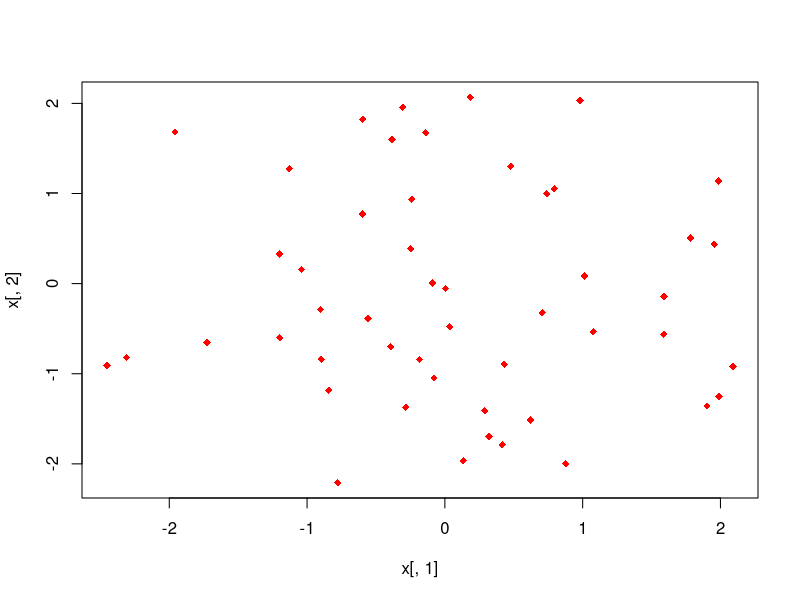
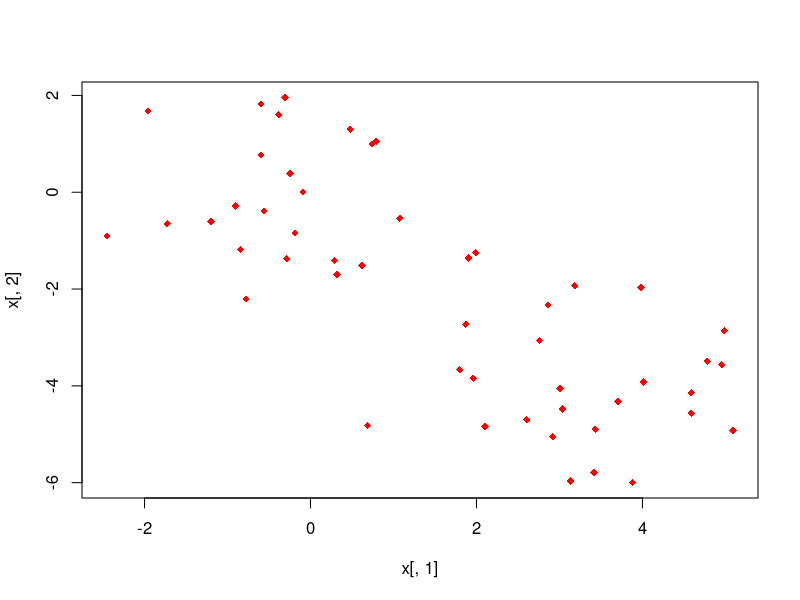
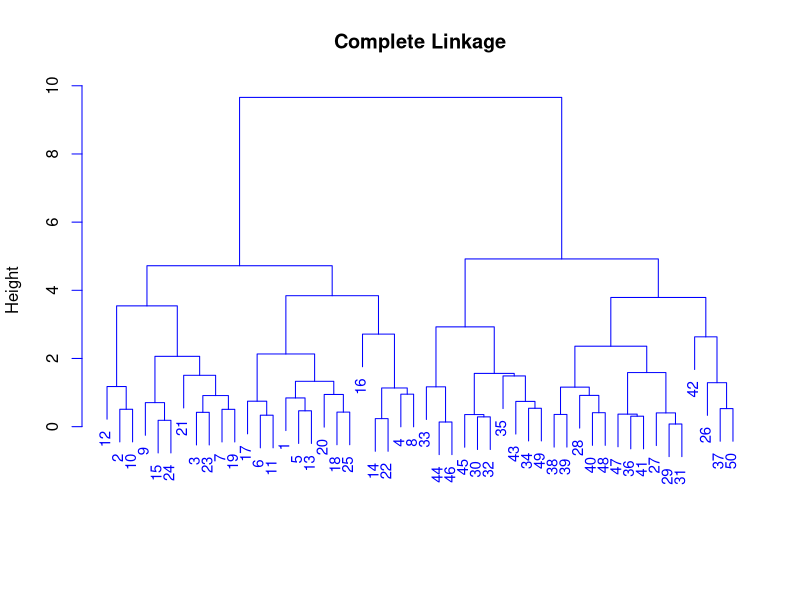
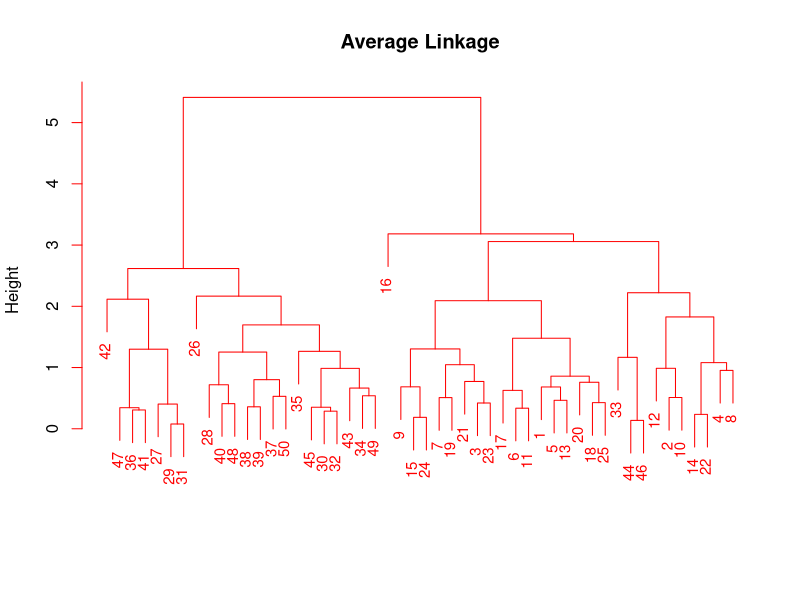
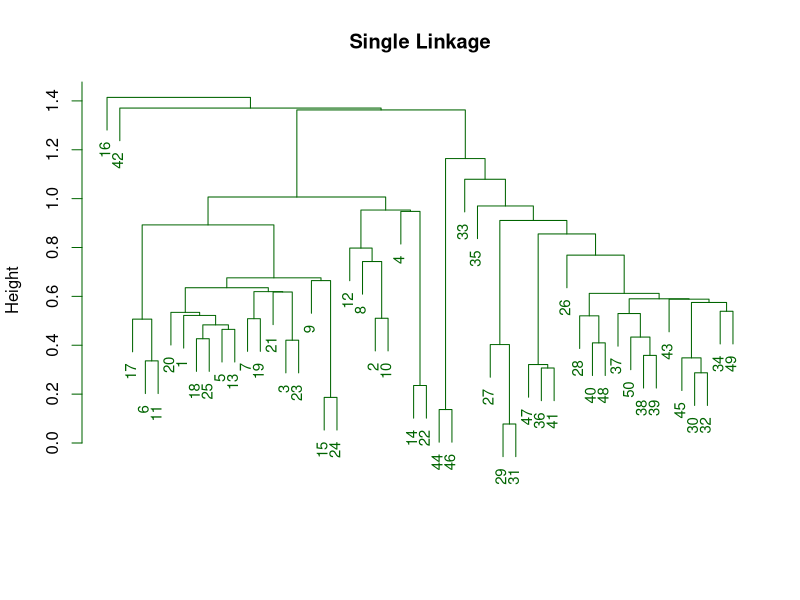
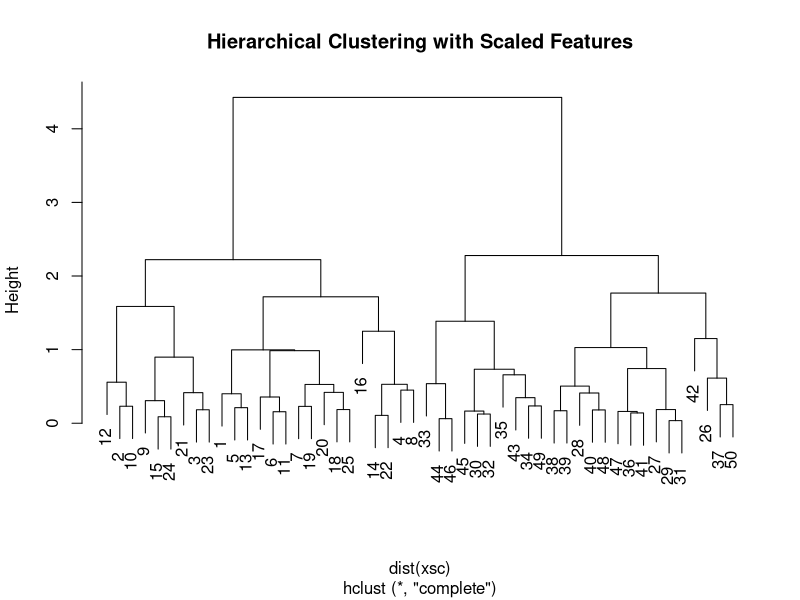

The R script that drew these images, in order:
### Hierarcheal clustering ##########

set.seed (2)
x=matrix (rnorm (50*2) , ncol =2)
dim(x)
head(x)
plot(x[,1],x[,2],pch=18,col="red")

x[1:25 ,1]=x[1:25 ,1]+3
x[1:25 ,2]=x[1:25 ,2]-4
plot(x[,1],x[,2],pch=18,col="red")


# Complete, single, and average linkage clustering,
# With Euclidean distance as the dissimilarity measure.
#par(mfrow =c(1,3))
hc.complete =hclust(dist(x), method ="complete")
plot(hc.complete ,main =" Complete Linkage ", xlab="", sub ="",cex =0.9,col="blue")
cutree (hc.complete , 2)

hc.average  =hclust(dist(x), method ="average")
plot(hc.average , main =" Average Linkage ", xlab="", sub ="",cex =.9,col="red")
cutree (hc.average , 2)

hc.single   =hclust(dist(x), method ="single")
plot(hc.single , main=" Single Linkage ", xlab="", sub ="",cex =.9,col="darkgreen")
cutree (hc.single , 2)


#NOTE: complete and average linkage generally separate the observations into their correct groups.
#      However, single linkage identifies one point as belonging to its own cluster.


# Before performing hierarchical clustering of the observations, we use the scale() function
xsc=scale (x)
plot(hclust (dist(xsc), method ="complete"), main =" Hierarchical Clustering with Scaled Features ")

